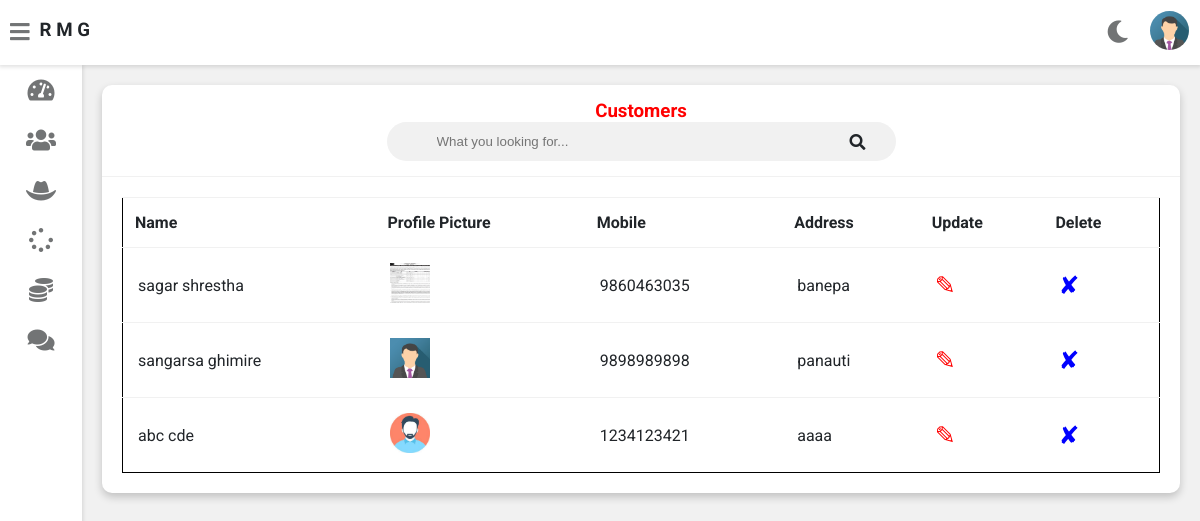
The page /admin-view-customer (signed in) on the database its author committed.
### vehicle/models.py (models this page shows, shortened)
class Customer(models.Model):
    user=models.OneToOneField(User,on_delete=models.CASCADE)
    profile_pic= models.ImageField(upload_to='profile_pic/CustomerProfilePic/',null=True,blank=True)
    address = models.CharField(max_length=40)
    mobile = models.CharField(max_length=20,null=False)
    @property
    def get_name(self):
        return self.user.first_name+" "+self.user.last_name

### vehicle/views.py (the view)
# urls.py: path('admin-view-customer',views.admin_view_customer_view,name='admin-view-customer'),
@login_required(login_url='adminlogin')
def admin_view_customer_view(request):
    customers=models.Customer.objects.all()
    return render(request,'vehicle/admin_view_customer.html',{'customers':customers})

### templates/vehicle/admin_view_customer.html (shortened to what this page needs)
{% extends 'vehicle/adminbase.html' %}
{% block content %}
{% load static %}
	<div class="wrapper">
		<div class="row">
			<div class="col-12 col-m-12 col-sm-12">
				<div class="card">
					<div class="card-header">
						<h3 style="color:red; text-align:center" >Customers
						</h3>
						<form class="navbar-search">
						<input type="text" name="Search" id="Search3" class="navbar-search-input" placeholder="What you looking for...">
						<i class="fas fa-search"></i>
						</form>
					</div>
					<div class="card-content">
					<table id="myTable3">
							<thead>
                <tr>
                  <th>Name</th>
                  <th>Profile Picture</th>
                  <th>Mobile</th>
                  <th>Address</th>
                  <th>Update</th>
                  <th>Delete</th>
                </tr>
							</thead>
							<tbody>
              {% for c in customers %}
                <tr>
                  <td> {{c.get_name}}</td>
                  <td> <img src="{% static c.profile_pic.url %}" alt="Profile Pic" height="40px" width="40px" /></td>
                  <td>{{c.mobile}}</td>
                  <td>{{c.address}}</td>
                  <td><a  style="color:red; text-decoration:none;font-size:25px;" href="{% url 'update-customer' c.id  %}">&#9998;</a></td>
                  <td><a style="color:blue; text-decoration:none;font-size:25px;"href="{% url 'delete-customer' c.id  %}">&#10008;</a></td>
                </tr>
                {% endfor %}
							</tbody>
						</table>
					</div>
				</div>
			</div>
		</div>
<br><br><br><br><br><br><br><br><br><br><br><br><br><br><br><br>
	</div>
{% endblock content %}

### static/style.css (style rules this page uses)
:root { --primary-color: #4834d4; --success-color: #6ab04c; --warning-color: #f0932b; --danger-color: #eb4d4b; --light-color: #212529; --light-second-color: #727475; --light-background: #ffffff; --light-second-background: #f1f1f1; --dark-color: #909090; --dark-second-color: #f5f6fa; --dark-background: #23242D; --dark-second-background: #181818; }
.light { --main-bg-color: var(--light-background); --second-bg-color: var(--light-second-background); --main-color: var(--light-color); --second-color: var(--light-second-color); }
* { box-sizing: border-box; }
body { font-family: 'Roboto', sans-serif; background: var(--main-bg-color); color: var(--main-color); margin: 0; }
.navbar-search { position: relative; margin: auto; width: 50%; }
.navbar-search input { background: var(--second-bg-color); border: none; padding: 12px 50px 12px 50px; width: 100%; outline: none; color: var(--main-color); border-radius: 20px; }
.navbar-search i { position: absolute; top: 50%; right: 20px; transform: translateY(-50%); color: var(--second-color); cursor: pointer; }
.wrapper { padding: 10px; margin-left: 82px; padding-top: 75px; background: var(--second-bg-color); transition: margin-left .5s; }
.row { display: flex; flex-wrap: wrap; flex-direction: row; }
.row:after, .row:before { box-sizing: border-box; }
[class*="col-"] { padding: 10px; }
@media only screen and (min-width: 600px) { .col-sm-12 { width: 100%; } }
@media only screen and (min-width: 768px) { .col-m-12 { width: 100%; } }
@media only screen and (min-width: 992px) { .col-12 { width: 100%; } }
.card { background: var(--main-bg-color); color: var(--main-color); border-radius: 10px; margin-bottom: 10px; box-shadow: 0 4px 8px 0 rgba(0,0,0,0.2); }
.card-header { padding: 15px 30px; border-bottom: 1px solid var(--second-bg-color); position: relative; }
.card-header i { color: var(--main-color); position: absolute; right: 30px; top: 50%; transform: translateY(-50%); }
.card-header h3 { margin: 0; }
.card-content { padding: 20px; overflow-x: auto; }
table { border-collapse: collapse; border: 1px solid black; width: 100%; }
table td { border-top: 1px solid var(--second-bg-color); padding: 15px; }
table th { border-top: 1px solid var(--second-bg-color); border-bottom: 1px solid var(--second-bg-color); padding: 15px 12px; text-align: left; }

### rows shown on the page
Customer: get_name "sagar shrestha", profile_pic (picture), mobile "9860463035", address "banepa"
Customer: get_name "sangarsa ghimire", profile_pic (picture), mobile "9898989898", address "panauti"
Customer: get_name "abc cde", profile_pic (picture), mobile "1234123421", address "aaaa"
